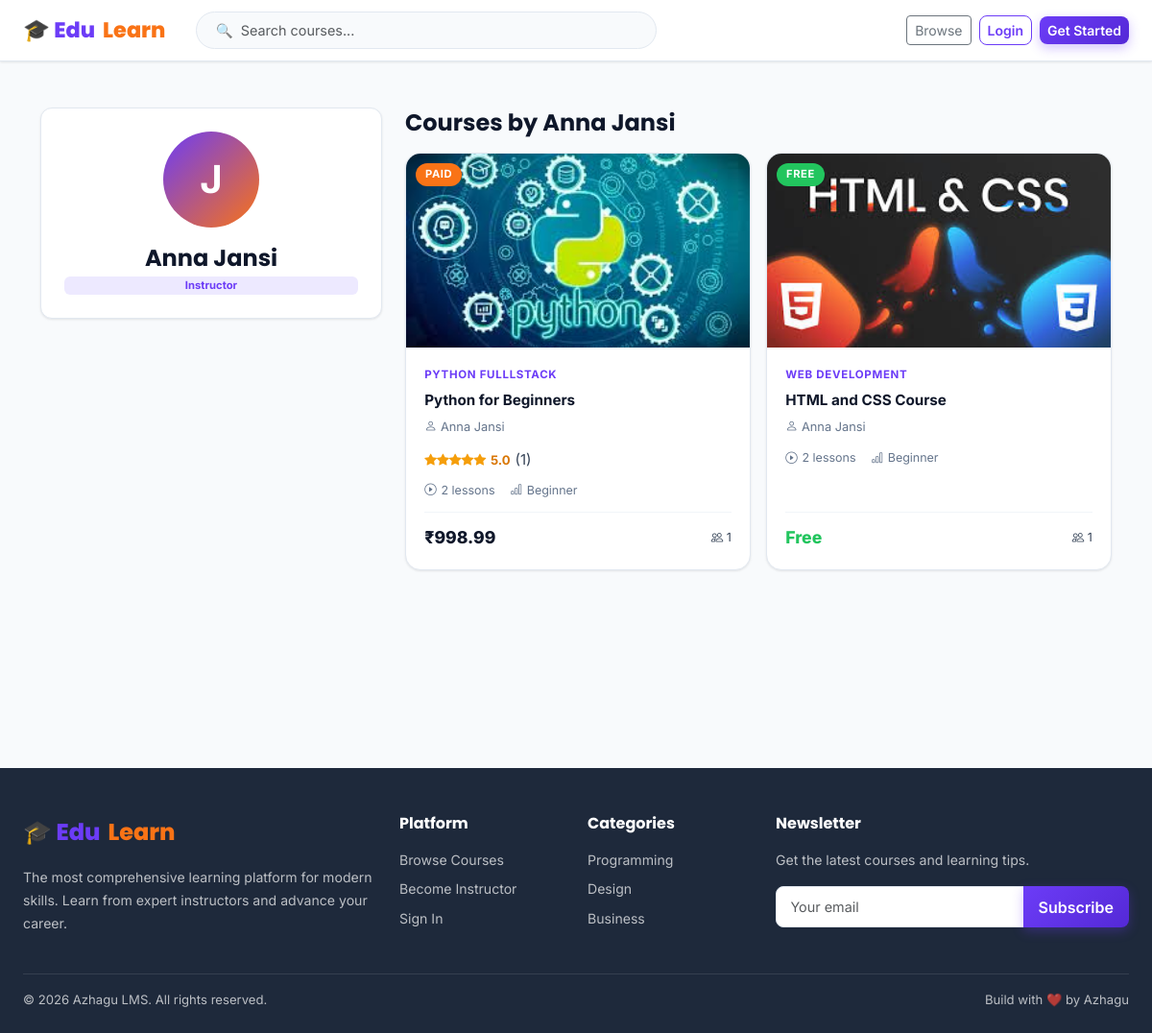
Page /accounts/profile/jansi/ on the committed database.
### accounts/models.py (models this page shows, shortened)
class CustomUser(AbstractUser):
    ROLE_CHOICES = [('student','Student'),('instructor','Instructor'),('admin','Admin')]
    role = models.CharField(max_length=20, choices=ROLE_CHOICES, default='student')
    bio = models.TextField(blank=True)
    avatar = models.ImageField(upload_to='avatars/', blank=True, null=True)
    phone = models.CharField(max_length=20, blank=True)
    website = models.URLField(blank=True)
    linkedin = models.URLField(blank=True)
    is_email_verified = models.BooleanField(default=False)
    created_at = models.DateTimeField(auto_now_add=True)
    updated_at = models.DateTimeField(auto_now=True)
    def is_instructor(self): return self.role == 'instructor'

### courses/models.py (models this page shows, shortened)
class Course(models.Model):
    LEVEL_CHOICES = [('beginner','Beginner'),('intermediate','Intermediate'),('advanced','Advanced'),('all','All Levels')]
    STATUS_CHOICES = [('draft','Draft'),('pending','Pending Review'),('published','Published'),('rejected','Rejected')]
    PRICE_TYPE = [('free','Free'),('paid','Paid')]
    title = models.CharField(max_length=200)
    slug = models.SlugField(unique=True, blank=True)
    instructor = models.ForeignKey(settings.AUTH_USER_MODEL, on_delete=models.CASCADE, related_name='courses_taught')
    category = models.ForeignKey(Category, on_delete=models.SET_NULL, null=True, related_name='courses')
    description = models.TextField()
    short_description = models.CharField(max_length=300, blank=True)
    thumbnail = models.ImageField(upload_to='course_thumbnails/', blank=True, null=True)
    preview_video = models.FileField(upload_to='course_previews/', blank=True, null=True)
    level = models.CharField(max_length=20, choices=LEVEL_CHOICES, default='all')
    language = models.CharField(max_length=50, default='English')
    price_type = models.CharField(max_length=10, choices=PRICE_TYPE, default='free')
    price = models.DecimalField(max_digits=10, decimal_places=2, default=0.00)
    discount_price = models.DecimalField(max_digits=10, decimal_places=2, null=True, blank=True)
    status = models.CharField(max_length=20, choices=STATUS_CHOICES, default='draft')
    requirements = models.TextField(blank=True)
    what_you_learn = models.TextField(blank=True)
    tags = models.CharField(max_length=300, blank=True)
    total_duration = models.PositiveIntegerField(default=0, help_text='In minutes')
    total_lessons = models.PositiveIntegerField(default=0)
    total_enrolled = models.PositiveIntegerField(default=0)
    avg_rating = models.FloatField(default=0.0)
    total_ratings = models.PositiveIntegerField(default=0)
    is_featured = models.BooleanField(default=False)
    certificate_available = models.BooleanField(default=True)
    created_at = models.DateTimeField(auto_now_add=True)
    updated_at = models.DateTimeField(auto_now=True)
    published_at = models.DateTimeField(null=True, blank=True)
    class Meta:
        ordering = ['-created_at']

class Category(models.Model):
    name = models.CharField(max_length=100)
    slug = models.SlugField(unique=True)
    icon = models.CharField(max_length=50, default='bi-folder')
    description = models.TextField(blank=True)
    created_at = models.DateTimeField(auto_now_add=True)
    class Meta:
        verbose_name_plural = 'Categories'
        ordering = ['name']

### accounts/views.py (the view)
# urls.py: path('profile/<str:username>/', views.public_profile, name='public_profile'),
def public_profile(request, username):
    from django.shortcuts import get_object_or_404
    from .models import CustomUser
    user = get_object_or_404(CustomUser, username=username)
    courses = []
    if user.is_instructor():
        from courses.models import Course
        courses = Course.objects.filter(instructor=user, status='published')
    return render(request, 'accounts/public_profile.html', {'profile_user': user, 'courses': courses})

### lms_project/context_processors.py (called while the page is built, shortened)
def notifications(request):
    context = {'notifications': [], 'unread_count': 0}
    return context

### templates/accounts/public_profile.html (shortened to what this page needs)
{% extends 'base.html' %}
{% block content %}
<div class="container py-5">
  <div class="row g-4">
    <div class="col-md-4">
      <div class="card p-4 text-center">
        {% if profile_user.avatar %}<img src="{{ profile_user.avatar.url }}" class="rounded-circle mb-3" style="width:100px;height:100px;object-fit:cover;">
        {% else %}<div class="user-avatar-placeholder mx-auto mb-3" style="width:100px;height:100px;font-size:2.5rem;border-radius:50%;">{{ profile_user.username|first|upper }}</div>{% endif %}
        <h4 class="fw-bold mb-1">{{ profile_user.get_full_name|default:profile_user.username }}</h4>
        <span class="badge" style="background:var(--primary-light);color:var(--primary);">{{ profile_user.role|capfirst }}</span>
      </div>
    </div>
    <div class="col-md-8">
      {% if courses %}
      <h4 class="fw-bold mb-3">Courses by {{ profile_user.get_full_name|default:profile_user.username }}</h4>
      <div class="row g-3">
        {% for course in courses %}<div class="col-sm-6">{% include 'partials/course_card.html' %}</div>{% endfor %}
      </div>
      {% else %}
      <div class="card p-5 text-center"><div style="font-size:3rem;">📚</div><h4 class="mt-3">No courses published yet</h4></div>
      {% endif %}
    </div>
  </div>
</div>
{% endblock %}

### templates/partials/course_card.html (shortened to what this page needs)
<div class="course-card">
  <div class="course-thumb">
    {% if course.thumbnail %}
    <img src="{{ course.thumbnail.url }}" alt="{{ course.title }}" loading="lazy">
    {% else %}
    <div class="course-thumb-placeholder">📚</div>
    {% endif %}
    <span class="course-badge {{ course.price_type }}">{{ course.price_type|capfirst }}</span>
  </div>
  <div class="course-body">
    {% if course.category %}<div class="course-category">{{ course.category.name }}</div>{% endif %}
    <div class="course-title">
      <a href="/courses/{{ course.slug }}/" class="text-decoration-none" style="color:inherit;">{{ course.title }}</a>
    </div>
    <div class="course-instructor">
      <i class="bi bi-person me-1"></i>{{ course.instructor.get_full_name|default:course.instructor.username }}
    </div>
    {% if course.avg_rating > 0 %}
    <div class="course-rating">
      <span class="rating-stars">{% for i in "12345"|make_list %}{% if forloop.counter <= course.avg_rating %}<i class="bi bi-star-fill"></i>{% else %}<i class="bi bi-star text-muted"></i>{% endif %}{% endfor %}</span>
      <span style="font-size:.82rem;font-weight:700;color:#d97706;">{{ course.avg_rating }}</span>
      <span class="rating-count">({{ course.total_ratings }})</span>
    </div>
    {% endif %}
    <div class="course-meta">
      <span><i class="bi bi-play-circle"></i> {{ course.total_lessons }} lessons</span>
      <span><i class="bi bi-bar-chart"></i> {{ course.level|capfirst }}</span>
    </div>
    <div class="course-footer">
      <div class="course-price {% if course.price_type == 'free' %}free-price{% endif %}">
        {% if course.price_type == 'free' %}Free
        {% elif course.discount_price %}₹{{ course.discount_price }} <span class="original">₹{{ course.price }}</span>
        {% else %}₹{{ course.price }}{% endif %}
      </div>
      <span style="font-size:.78rem;color:var(--gray-500);"><i class="bi bi-people"></i> {{ course.total_enrolled }}</span>
    </div>
  </div>
</div>

### static/css/style.css (style rules this page uses)
:root { --primary: #6c3cf7; --primary-dark: #5429d6; --primary-light: #ede9ff; --secondary: #f97316; --success: #22c55e; --info: #3b82f6; --warning: #f59e0b; --danger: #ef4444; --dark: #0f172a; --gray-900: #1e293b; --gray-800: #334155; --gray-700: #475569; --gray-600: #64748b; --gray-400: #94a3b8; --gray-200: #e2e8f0; --gray-100: #f1f5f9; --gray-50: #f8fafc; --white: #ffffff; --sidebar-w: 260px; --navbar-h: 64px; --radius: 12px; --radius-lg: 16px; --shadow-sm: 0 1px 3px rgba(0,0,0,0.06), 0 1px 2px rgba(0,0,0,0.04); --shadow: 0 4px 16px rgba(0,0,0,0.08); --shadow-lg: 0 10px 40px rgba(0,0,0,0.12); --transition: all 0.25s cubic-bezier(0.4,0,0.2,1); }
* { box-sizing:border-box;margin:0;padding:0; }
body { font-family:'Inter',sans-serif;background:var(--gray-50);color:var(--gray-800);line-height:1.6;font-size:15px; }
h1,h2,h3,h4,h5,h6 { font-family:'Poppins',sans-serif;font-weight:700;color:var(--dark);line-height:1.3; }
.user-avatar-placeholder { width:36px;height:36px;border-radius:50%;background:linear-gradient(135deg,var(--primary),var(--secondary));display:flex;align-items:center;justify-content:center;color:#fff;font-weight:700;font-size:.85rem;cursor:pointer; }
.card { background:var(--white);border:1px solid var(--gray-200);border-radius:var(--radius);box-shadow:var(--shadow-sm);transition:var(--transition);overflow:hidden; }
.course-card { border-radius:var(--radius-lg);overflow:hidden;border:1px solid var(--gray-200);background:var(--white);box-shadow:var(--shadow-sm);transition:var(--transition);height:100%;display:flex;flex-direction:column; }
.course-thumb { position:relative;overflow:hidden;aspect-ratio:16/9;background:var(--gray-100); }
.course-thumb img { width:100%;height:100%;object-fit:cover;transition:transform .4s ease; }
.course-badge { position:absolute;top:10px;left:10px;color:#fff;font-size:.7rem;font-weight:700;padding:3px 10px;border-radius:50px;text-transform:uppercase;letter-spacing:.05em; }
.course-badge.paid { background:var(--secondary); }
.course-badge.free { background:var(--success); }
.course-body { padding:1.2rem;flex:1;display:flex;flex-direction:column; }
.course-category { font-size:.72rem;font-weight:700;color:var(--primary);text-transform:uppercase;letter-spacing:.06em;margin-bottom:.4rem; }
.course-title { font-size:.95rem;font-weight:700;color:var(--dark);margin-bottom:.5rem;line-height:1.4;display:-webkit-box;-webkit-line-clamp:2;-webkit-box-orient:vertical;overflow:hidden; }
.course-instructor { font-size:.8rem;color:var(--gray-600);margin-bottom:.75rem; }
.course-rating { display:flex;align-items:center;gap:.3rem;margin-bottom:.6rem; }
.rating-stars { color:#f59e0b;font-size:.8rem; }
.course-meta { display:flex;gap:1rem;font-size:.78rem;color:var(--gray-600);margin-bottom:.75rem; }
.course-meta span { display:flex;align-items:center;gap:.3rem; }
.course-footer { display:flex;align-items:center;justify-content:space-between;padding-top:.75rem;border-top:1px solid var(--gray-100);margin-top:auto; }
.course-price { font-size:1.1rem;font-weight:800;color:var(--dark); }
.course-price.free-price { color:var(--success); }

### rows in the picture
CustomUser: username|first "J", get_full_name "Anna Jansi", role "Instructor"
Course: thumbnail (picture), price_type "PAID", category.name "PYTHON FULLLSTACK", title "Python for Beginners", instructor.get_full_name "Anna Jansi", avg_rating "5.0", total_ratings "1", total_lessons "2", level "Beginner", price "998.99", total_enrolled "1"
Course: thumbnail (picture), price_type "FREE", category.name "WEB DEVELOPMENT", title "HTML and CSS Course", instructor.get_full_name "Anna Jansi", total_lessons "2", level "Beginner", shows "Free", total_enrolled "1"
